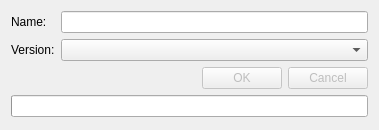
<?xml version="1.0" encoding="UTF-8"?>
<ui version="4.0">
 <class>CreateDialog</class>
 <widget class="QDialog" name="CreateDialog">
  <property name="geometry">
   <rect>
    <x>0</x>
    <y>0</y>
    <width>379</width>
    <height>130</height>
   </rect>
  </property>
  <property name="sizePolicy">
   <sizepolicy hsizetype="Fixed" vsizetype="Fixed">
    <horstretch>0</horstretch>
    <verstretch>0</verstretch>
   </sizepolicy>
  </property>
  <property name="windowTitle">
   <string>New Profile</string>
  </property>
  <property name="modal">
   <bool>true</bool>
  </property>
  <layout class="QFormLayout" name="formLayout">
   <item row="1" column="0">
    <widget class="QLabel" name="label">
     <property name="text">
      <string>Name:</string>
     </property>
    </widget>
   </item>
   <item row="1" column="1">
    <widget class="QLineEdit" name="nameBox"/>
   </item>
   <item row="2" column="0">
    <widget class="QLabel" name="label_2">
     <property name="text">
      <string>Version:</string>
     </property>
    </widget>
   </item>
   <item row="2" column="1">
    <widget class="QComboBox" name="versionList"/>
   </item>
   <item row="3" column="0" colspan="2">
    <widget class="QDialogButtonBox" name="buttonBox">
     <property name="enabled">
      <bool>false</bool>
     </property>
     <property name="orientation">
      <enum>Qt::Horizontal</enum>
     </property>
     <property name="standardButtons">
      <set>QDialogButtonBox::Cancel|QDialogButtonBox::Ok</set>
     </property>
    </widget>
   </item>
   <item row="4" column="0" colspan="2">
    <widget class="QProgressBar" name="progressBar">
     <property name="value">
      <number>0</number>
     </property>
     <property name="alignment">
      <set>Qt::AlignCenter</set>
     </property>
     <property name="textVisible">
      <bool>true</bool>
     </property>
     <property name="format">
      <string/>
     </property>
    </widget>
   </item>
  </layout>
 </widget>
 <resources/>
 <connections>
  <connection>
   <sender>buttonBox</sender>
   <signal>accepted()</signal>
   <receiver>CreateDialog</receiver>
   <slot>accept()</slot>
   <hints>
    <hint type="sourcelabel">
     <x>248</x>
     <y>254</y>
    </hint>
    <hint type="destinationlabel">
     <x>157</x>
     <y>274</y>
    </hint>
   </hints>
  </connection>
  <connection>
   <sender>buttonBox</sender>
   <signal>rejected()</signal>
   <receiver>CreateDialog</receiver>
   <slot>reject()</slot>
   <hints>
    <hint type="sourcelabel">
     <x>316</x>
     <y>260</y>
    </hint>
    <hint type="destinationlabel">
     <x>286</x>
     <y>274</y>
    </hint>
   </hints>
  </connection>
 </connections>
</ui>
